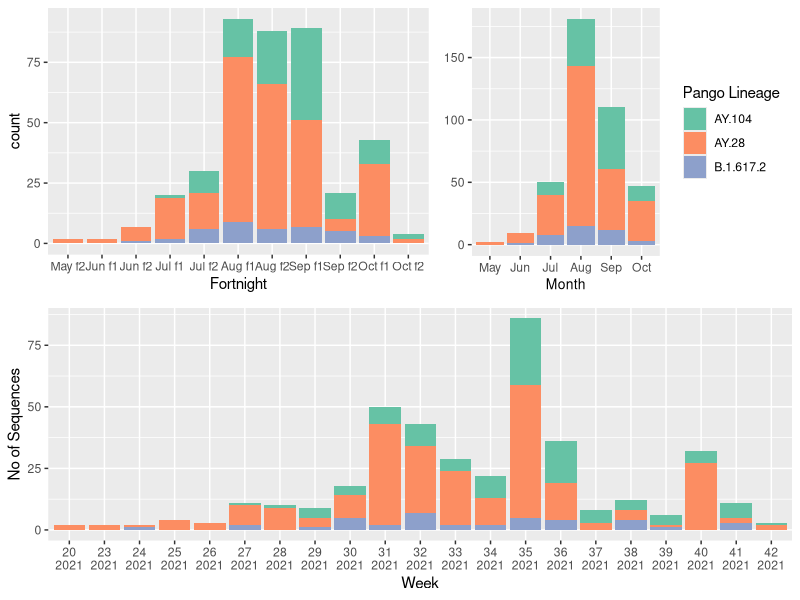
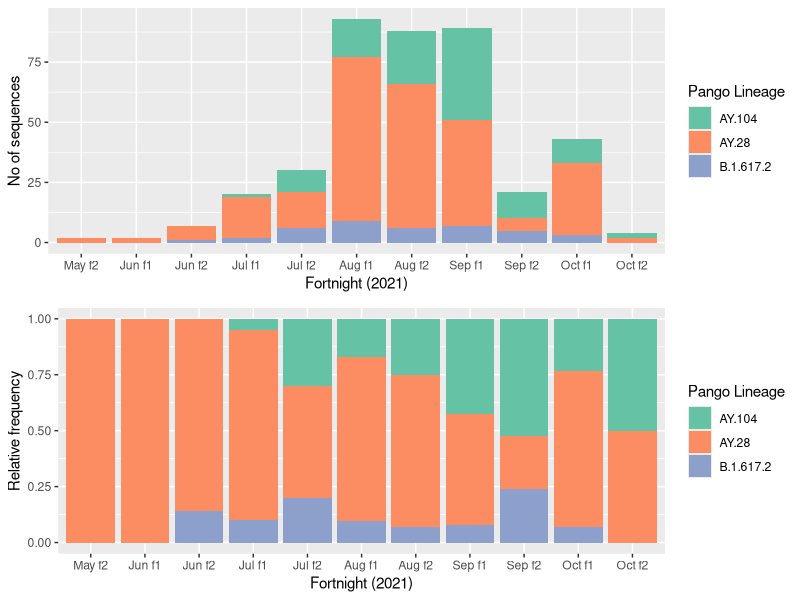
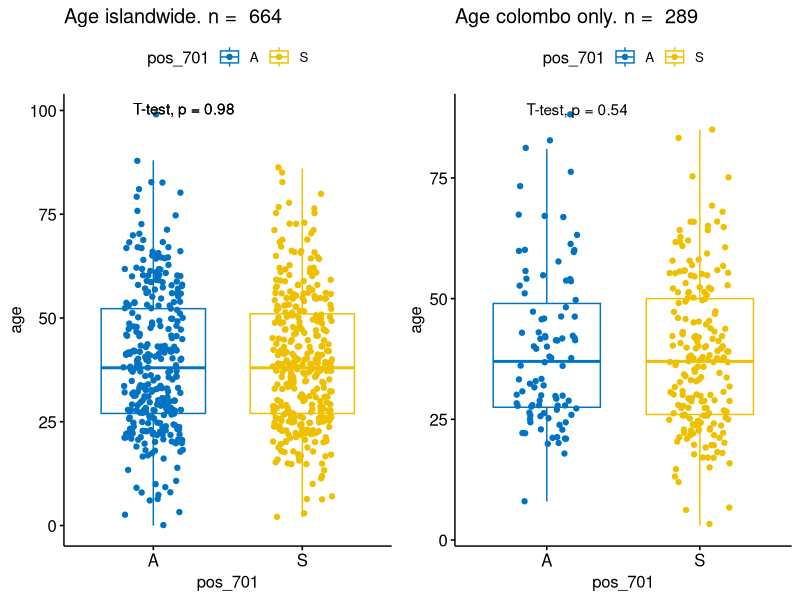
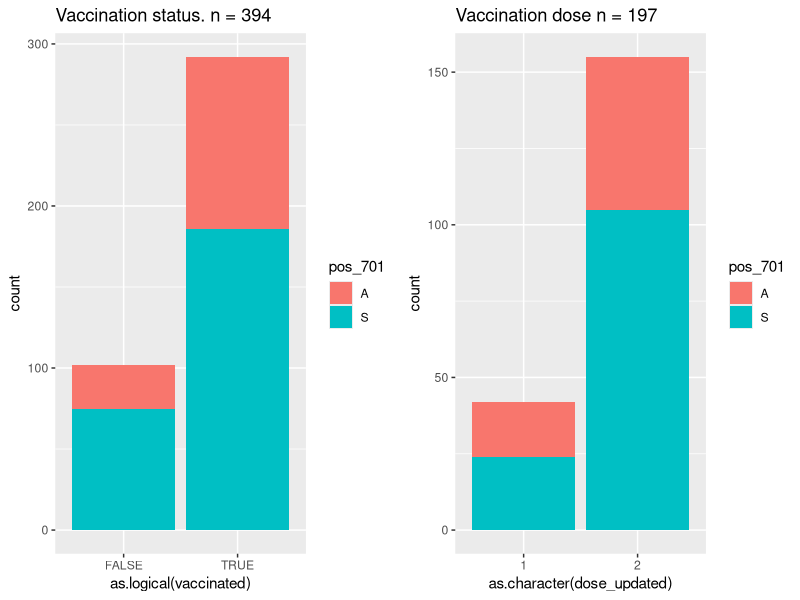
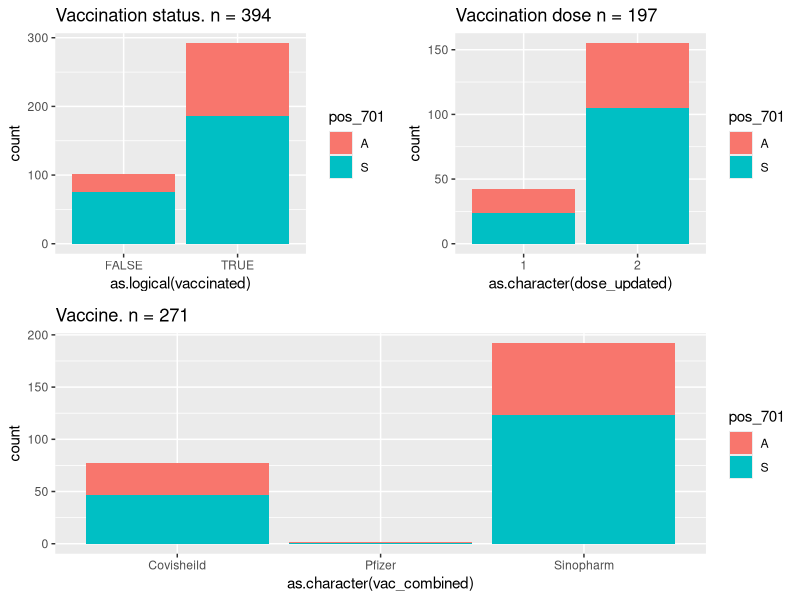
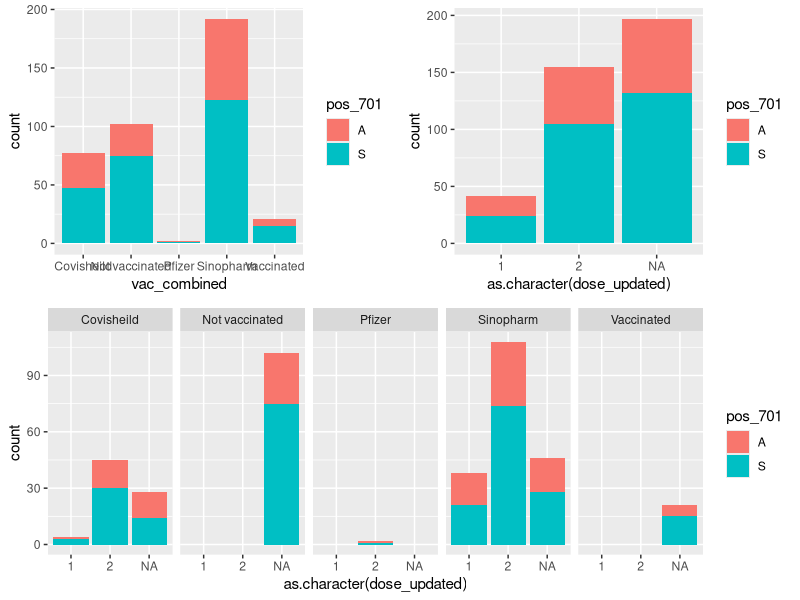

The R source for these figures, in order: (Note: this script raises an error after producing the figures.)
library(tidyverse)
library(dplyr)
library(ggplot2)
library(psych)
library(cowplot)
library(lubridate)
library(readxl)
library(gridExtra)
library(grid)

#select data and sort
dat <- read.csv('input_data.csv')
#subsampleing data
new <- select(dat,1,5,10:12,17:22)

#subsample for only colombo district and main delta sub(AY.28, AY.104 and B.1.617.2)
lin <- dat %>% filter(district=="Colombo") %>% 
  filter(pangolin_lineage %in% c('AY.28','AY.104','B.1.617.2'))%>% select(1,3)

#add fortnight column to lineage data
lin = lin %>% 
  mutate(date = ymd(date)) %>% 
  mutate_at(vars(date), funs(year, month, day))
lin$half <- ifelse(lin$day>=15,  'f2',  'f1' )
lin$month <- format(as.Date(lin$date, "%m/%d/%Y"),format= "%b" )
lin$half <- paste(lin$month,lin$half)

#month data
lin$month <- factor(lin$month, levels=c('May', 'Jun', 'Jul', 'Aug', 'Sep', 'Oct'))
lin$half <- factor(lin$half, levels = 
                     c('May f2','Jun f1','Jun f2','Jul f1','Jul f2','Aug f1','Aug f2','Sep f1','Sep f2','Oct f1','Oct f2'))
#week data
lin$week <- format(as.Date(lin$date, "%Y/%m/%d" ), format="%U%n%Y")

#plot all 3
fortnight_col_plot <- ggplot(lin, aes(half, fill=pangolin_lineage))+ geom_bar() + 
  xlab('Fortnight')+ theme(legend.position = 'none')+ scale_fill_brewer(palette = "Set2")
month_col_plot <- ggplot(lin, aes(x=month, fill=pangolin_lineage)) + geom_bar() + scale_fill_brewer(palette = "Set2")+
  xlab('Month')+theme(axis.title.y = element_blank(),axis.title = element_text(size=10))+ labs(fill="Pango Lineage")
week_col_plot <- ggplot(lin, aes(x=week, fill=pangolin_lineage)) + geom_bar() + theme(legend.position = 'none')+ 
  scale_fill_brewer(palette = "Set2")+xlab('Week')+ylab('No of Sequences')
#combine fort and month plots
comb_plot <- plot_grid(fortnight_col_plot, month_col_plot, rel_widths  = 6:4)
#plot all 3
grid.arrange(comb_plot,week_col_plot)

##Additional revised plots for the paper
#fortnight only
one_plot <- ggplot(lin, aes(half, fill=pangolin_lineage))+ geom_bar() + ylab('No of sequences')+
  xlab('Fortnight (2021)')+ scale_fill_brewer(palette = "Set2")+ labs(fill='Pango Lineage')
#fort_relative freq
two_plot <- ggplot(lin, aes(half, fill=pangolin_lineage))+ geom_bar(position = 'fill') + ylab('Relative frequency')+
  xlab('Fortnight (2021)')+ scale_fill_brewer(palette = "Set2")+ labs(fill='Pango Lineage')

grid.arrange(one_plot,two_plot)


##### statistics ####

library(plyr)
library(reshape2)
library(psych)
library(ggpubr)

##age
#islandwide
age <-select(new,2,3,5)
n_age=length(na.omit(age$age))

#ggplot(age, aes(x=pos_701, y= as.numeric(age), fill=pos_701)) + geom_boxplot()+ labs(title = paste('Age islandwide. n = ',n_age)) + stat_compare_means(method = "t.test")

island_age_plot <- ggboxplot(age, x='pos_701', y= 'age', add = 'jitter', color = 'pos_701', palette = "jco")+ stat_compare_means(method = "t.test")+
  labs(title = paste('Age islandwide. n = ',n_age)) + stat_compare_means(method = "t.test")

#col only age
age_col <- age %>% filter(location=="Colombo")
n_age_col=length(na.omit(age_col$age))
#ggplot(age_col, aes(x=pos_701, y= as.numeric(age), fill=pos_701)) + 
#  geom_boxplot()+ labs(title = paste('Age colombo only. n = ',n_age_col))

col_age_plot <- ggboxplot(age_col, x='pos_701', y= 'age', add = 'jitter', color = 'pos_701', palette = "jco")+ stat_compare_means(method = "t.test")+
  labs(title = paste('Age colombo only. n = ',n_age_col))

#both age plots
grid.arrange(island_age_plot, col_age_plot, ncol=2)

#group_by(age, pos_701) %>% dplyr::summarise(count = n(), mean = mean(age, na.rm = TRUE),sd = sd(age, na.rm = TRUE))

#working stats
describeBy(age, age$pos_701, mat = T) 
write.csv(stat, 'age_stats.csv')

#SD of age data
by(age$age,age$pos_701, sd, na.rm = T)

##vaccination status
vac <- select(new, 2, 3, 6:8)
#filter only vac data
vac <- vac %>% filter(vaccinated %in% c('TRUE', 'FALSE'))

#vac or unvac plot
vac_plot <- ggplot(vac, aes(x=as.logical(vaccinated), fill=pos_701)) + geom_bar()+labs(title = paste ('Vaccination status. n =', nrow(vac)))

#dose
vac1 <- vac %>% filter(dose_updated!='na')
vac_dose_plot <- ggplot(vac1, aes(x=as.character(dose_updated), fill=pos_701)) + geom_bar()+labs(title = paste ('Vaccination dose n =', nrow(vac1)))

#vaccine_type
terms <- c('Covisheild', 'Sinopharm', 'Pfizer')
vac2 <- vac %>% filter(vac_combined %in% terms)

vac_type_plot <- ggplot(vac2, aes(x=as.character(vac_combined), fill=pos_701)) + geom_bar() +labs(title = paste ('Vaccine. n =', nrow(vac2)))

#vac$Vaccine <- factor(vac2$Vaccine, levels = c('Sinopharm', 'Covisheild', 'Vaccinated', 'Not vaccinated'))

#all vac plots
vac_comb_plot <- grid.arrange(vac_plot,vac_dose_plot, ncol=2)
grid.arrange(vac_comb_plot, vac_type_plot)


one1 <- ggplot(vac, aes(x=as.character(dose_updated), fill=pos_701)) + geom_bar()+ facet_grid(~vac_combined)
two <- ggplot(vac, aes(x=vac_combined, fill=pos_701)) + geom_bar()+ facet_grid()
three <- ggplot(vac, aes(x=as.character(dose_updated), fill=pos_701)) + geom_bar()

plot <- plot_grid(two,three)
plot_grid(plot, one1, nrow= 2)

#vac stats

vac_stat <- describeBy(vac ~dose_updated, mat = T)
write.csv(vac_stat, 'vac_stats.csv')

#period days stats
period <- select(new, 2,3,10)
n_period=length(na.omit(period$period))
ggboxplot(period, x='pos_701', y= 'period', add = 'jitter', color = 'pos_701', palette = "jco")+ stat_compare_means(method = "t.test")+
  labs(title = paste('Period (days). n = ',n_period))

#severity
sev <- select(new, 2,11)
sev <- sev %>% filter(severity!='')
describeBy(sev, sev$severity, mat = T) 

ggplot(sev, aes(x=severity, fill=pos_701)) + geom_bar()

#all_stats 
all_stats<- describeBy(new, new$pos_701, mat = T)
write.table(all_stats, 'all_stats.csv', row.names = T , sep = ",")
